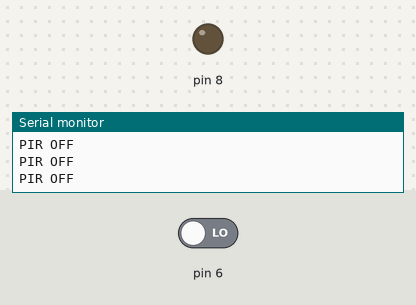
Simulated run of this sketch. Board: Arduino Uno, built with avr-gcc and run on an emulated ATmega328P. On the bench: output pins drawn as LEDs (lit = HIGH), the last lines printed to the serial monitor. The inputs (shaded band) are chosen by the test bench; at power-on: pin 6 LOW.

Above: at 2.8 s.
2.9 s: pin 6 driven HIGH
At 3.42 s:
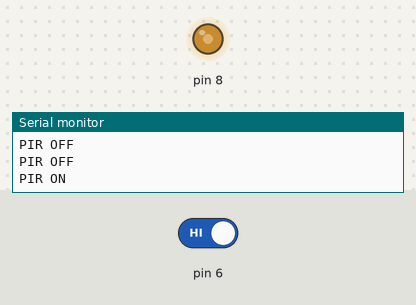
Timing chart, 0 to 5.9 s (numbered marks = the images above; inputs shaded):
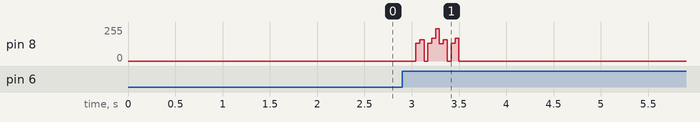

The sketch:

ArduinoPir.ino
```cpp
/*
* Code for RF remote 433 PIR Sensor (forwarding sensor readings over the air 433MHz to master).
*
* Version 1.7.4; 151110
* (c) M. Westenberg (mw12554@hotmail.com)
*
* Based on contributions and work of many:
* 	Randy Simons (Kaku and InterruptChain)
*	SPC for Livolo
* 	and others (Wt440) etc.
*
* Connect sender no pin D8 , PIR to pin D6
*/


#include "ArduinoPir.h"
#include <Arduino.h>
#include <LamPI.h>
#include <Wire.h>
#include <wt440Transmitter.h>

// Others
int debug;
int msgCnt;
unsigned long time;

// Create a transmitter using digital pin 8 to transmit,
// with a period duration of 260ms (default), repeating the transmitted
// code 4 times.
wt440Transmitter wtransmitter(8);

// --------------------------------------------------------------------------------
//
void setup() {
  // As fast as possible for USB bus
  Serial.begin(BAUDRATE);
  msgCnt = 0;
  debug = 1;
  time = millis();
  digitalWrite(S_TRANSMITTER, LOW);		// Make pin low.


  // Initialize receiver on interrupt 0 (= digital pin 2), calls the callback (for example "showKakuCode")
  // after 2 identical codes have been received in a row. (thus, keep the button pressed for a moment)

  // No receivers
}

// --------------------------------------------------------------------------------
// LOOP
//
void loop() {
  wt440TxCode msgCode;
  short parameter1;
  long parameter2 = 0;

  parameter1 = digitalRead(PIR_PIN);			// Sensor PIR
  if (parameter1 == 1) {
	Serial.println("PIR ON");

	msgCode.address = OWN_ADDRESS;
	msgCode.channel = 1;
	msgCode.humi = parameter2;					// humi field not used for PIR
	msgCode.temp = (unsigned int) parameter1;	// PIR value coded as special case
	msgCode.wcode = 0x0;						// Wcode a PIR device
	wtransmitter.sendMsg(msgCode);
	if (debug>=1) {
			Serial.print(F("! PIR  Xmit: A ")); Serial.print(msgCode.address);
			Serial.print(F(", C ")); Serial.print(msgCode.channel);
			Serial.print(F(", Val ")); Serial.print(msgCode.temp);
			Serial.print(F(", H ")); Serial.print(msgCode.humi);
			Serial.print(F(";\t\t "));
			Serial.print(F(", W ")); Serial.print(msgCode.wcode, BIN);
			Serial.println();
	}
	msgCnt++;
	delay(30000);								// If we detect movement, make timeout 30 seconds total
												// to avoid daemon overload.
	// XXX In a later version we need daemon confirmaton of the receipt of the alarm!
  }
  else {
	Serial.println("PIR OFF");
	delay(1000);								// Wait a second
  }


}


// ************************* TRANSMITTER PART *************************************

// Not used in Sensor Mode


// ************************* RECEIVER STUFF BELOW *********************************

// Not present for Slave Sensor node
```

ArduinoPir.h
```cpp
//
// Author: Maarten Westenberg
// Version: 1.7.3
// Date: 2015-11-05
//

#define BAUDRATE 115200
// What is the Epic address that we should use for this Sensor
#define OWN_ADDRESS 9

// If you enable this setting, in debug mode all kind off
// min/max timers will be displayed
#define STATISTICS 0

// define and enable Sensors. Often these sensors are mutually exclusive:
// For example if you have a BMP085 there might not be a SHT21/HTU21D
#define S_DALLAS 0
#define S_BMP085 0
#define S_HTU21D 0
#define S_BH1750 0
#define S_PIR 1
#define S_BATTERY 0
```
